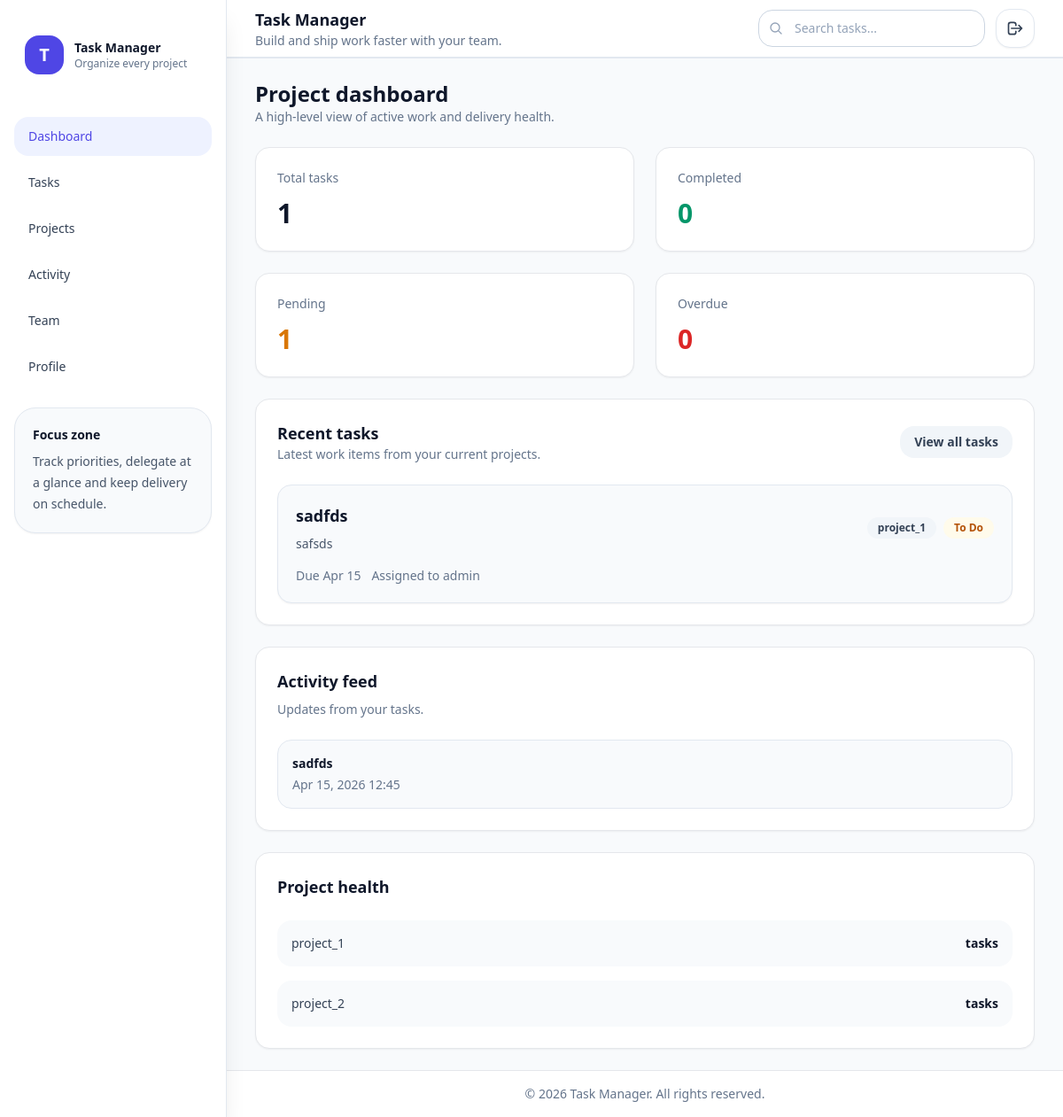
Page /dashboard/ (signed in) on the committed database.
### tasks/models.py (models this page shows, shortened)
class Task(models.Model):
    STATUS_CHOICES = [
        ("todo", "To Do"),
        ("in_progress", "In Progress"),
        ("review", "Review"),
        ("done", "Done"),
    ]
    PRIORITY_CHOICES = [
        ("low", "Low"),
        ("medium", "Medium"),
        ("high", "High"),
        ("urgent", "Urgent"),
    ]
    title = models.CharField(max_length=200)
    description = models.TextField(blank=True)
    project = models.ForeignKey(Project, on_delete=models.CASCADE, related_name="tasks")
    assigned_to = models.ForeignKey(settings.AUTH_USER_MODEL, on_delete=models.SET_NULL, null=True, blank=True, related_name="assigned_tasks")
    created_by = models.ForeignKey(settings.AUTH_USER_MODEL, on_delete=models.SET_NULL, null=True, related_name="created_tasks")
    labels = models.ManyToManyField(Label, blank=True, related_name="tasks")
    status = models.CharField(max_length=20, choices=STATUS_CHOICES, default="todo")
    priority = models.CharField(max_length=20, choices=PRIORITY_CHOICES, default="medium")
    due_date = models.DateField(blank=True, null=True)
    is_completed = models.BooleanField(default=False)
    order = models.PositiveIntegerField(default=0)
    created_at = models.DateTimeField(auto_now_add=True)
    updated_at = models.DateTimeField(auto_now=True)

class Project(models.Model):
    name = models.CharField(max_length=150)
    description = models.TextField(blank=True)
    owner = models.ForeignKey(settings.AUTH_USER_MODEL, on_delete=models.CASCADE, related_name="owned_projects")
    members = models.ManyToManyField(settings.AUTH_USER_MODEL, blank=True, related_name="projects")
    start_date = models.DateField(default=timezone.now)
    due_date = models.DateField(blank=True, null=True)
    is_archived = models.BooleanField(default=False)
    created_at = models.DateTimeField(auto_now_add=True)

### accounts/models.py (models this page shows, shortened)
class User(AbstractUser):
    ROLE_CHOICES = [
        ("admin", "Admin"),
        ("manager", "Manager"),
        ("member", "Member"),
    ]
    role = models.CharField(max_length=20, choices=ROLE_CHOICES, default="member")
    phone = models.CharField(max_length=20, blank=True)
    avatar = models.ImageField(upload_to="avatars/", blank=True, null=True)
    location = models.CharField(max_length=100, blank=True)
    bio = models.TextField(blank=True)

### accounts/views.py (the view)
# urls.py: path('dashboard/',views.dashboard,name='dashboard'),
@login_required
def dashboard(request):
    try:
        user_projects = Project.objects.filter(
            Q(owner=request.user) | Q(members=request.user)
        ).distinct()
        user_tasks = Task.objects.filter(
            Q(project__in=user_projects) |
            Q(assigned_to=request.user) |
            Q(created_by=request.user)
        ).select_related('project', 'assigned_to', 'created_by')
        stats = {
            'total_projects': user_projects.count(),
            'total_tasks': user_tasks.count(),
            'completed_tasks': user_tasks.filter(is_completed=True).count(),
            'in_progress_tasks': user_tasks.filter(status='in_progress').count(),
            'todo_tasks': user_tasks.filter(status='todo').count(),
        }
        context = {
            'stats': stats,
            'user_projects': user_projects,
            'user_tasks': user_tasks[:12],
            'recent_tasks': user_tasks.order_by('-id')[:5]
        }
        return render(request, "dashboard.html", context)
    except Exception as e:
        logger.critical(f"Dashboard error: {e}", exc_info=True)
        messages.error(request, "Unable to load dashboard")
        return redirect('login')

### templates/dashboard.html (shortened to what this page needs)
{% extends 'base.html' %}
{% block page_title %}Project dashboard{% endblock %}
{% block page_subtitle %}A high-level view of active work and delivery health.{% endblock %}
{% block content %}
<div class="grid gap-6 xl:grid-cols-[1.5fr_1fr]">
  <section class="space-y-6">
    <div class="grid grid-cols-1 md:grid-cols-2 xl:grid-cols-4 gap-6">
      <div class="rounded-2xl border bg-white p-6 shadow-sm transition hover:shadow-md">
        <p class="text-sm text-slate-500">Total tasks</p>
        <p class="mt-3 text-3xl font-semibold text-slate-900">{{ stats.total_tasks|default:'0' }}</p>
      </div>
      <div class="rounded-2xl border bg-white p-6 shadow-sm transition hover:shadow-md">
        <p class="text-sm text-slate-500">Completed</p>
        <p class="mt-3 text-3xl font-semibold text-emerald-600">{{ stats.completed_tasks|default:'0' }}</p>
      </div>
      <div class="rounded-2xl border bg-white p-6 shadow-sm transition hover:shadow-md">
        <p class="text-sm text-slate-500">Pending</p>
        <p class="mt-3 text-3xl font-semibold text-amber-600">{{ stats.todo_tasks|default:'0' }}</p>
      </div>
      <div class="rounded-2xl border bg-white p-6 shadow-sm transition hover:shadow-md">
        <p class="text-sm text-slate-500">Overdue</p>
        <p class="mt-3 text-3xl font-semibold text-red-600">{{ stats.in_progress_tasks|default:'0' }}</p>
      </div>
    </div>
    <div class="rounded-2xl border bg-white p-6 shadow-sm">
      <div class="flex flex-col gap-4 sm:flex-row sm:items-center sm:justify-between">
        <div>
          <h2 class="text-lg font-semibold text-slate-900">Recent tasks</h2>
          <p class="text-sm text-slate-500">Latest work items from your current projects.</p>
        </div>
        <a href="{% url 'task_list' %}" class="rounded-2xl bg-slate-100 px-4 py-2 text-sm font-semibold text-slate-700 hover:bg-slate-200">View all tasks</a>
      </div>
      <div class="mt-6 space-y-4">
        {% for task in recent_tasks %}
        <article class="rounded-2xl border border-slate-200 bg-slate-50 p-5 shadow-sm transition hover:border-indigo-200 hover:bg-white">
          <div class="flex flex-col gap-4 sm:flex-row sm:items-center sm:justify-between">
            <div>
              <h3 class="text-lg font-semibold text-slate-900">{{ task.title }}</h3>
              <p class="mt-2 text-sm text-slate-600">{{ task.description|truncatechars:90|default:'No description added.' }}</p>
            </div>
            <div class="flex flex-wrap items-center gap-2">
              <span class="rounded-full bg-slate-100 px-3 py-1 text-xs font-semibold text-slate-700">{{ task.project.name }}</span>
              <span class="rounded-full px-3 py-1 text-xs font-semibold
                {% if task.status == 'done' %}bg-emerald-50 text-emerald-700
                {% elif task.status == 'todo' %}bg-amber-50 text-amber-700
                {% elif task.status == 'in_progress' %}bg-sky-50 text-sky-700
                {% else %}bg-indigo-50 text-indigo-700{% endif %}">
                {{ task.get_status_display }}
              </span>
            </div>
          </div>
          <div class="mt-4 flex flex-wrap items-center gap-3 text-sm text-slate-500">
            <span>Due {{ task.due_date|date:'M j'|default:'—' }}</span>
            <span>Assigned to {{ task.assigned_to.get_full_name|default:task.assigned_to.username|default:'Unassigned' }}</span>
          </div>
        </article>
        {% empty %}
        <div class="rounded-2xl border border-dashed border-slate-300 bg-slate-50 p-8 text-center text-sm text-slate-500">No recent tasks yet.</div>
        {% endfor %}
      </div>
    </div>
  </section>
  <aside class="space-y-6">
    <div class="rounded-2xl border bg-white p-6 shadow-sm">
      <h2 class="text-lg font-semibold text-slate-900">Activity feed</h2>
      <p class="mt-2 text-sm text-slate-500">Updates from your tasks.</p>
      <div class="mt-6 space-y-4">
        {% for item in recent_tasks %}
        <div class="rounded-2xl border border-slate-200 bg-slate-50 p-4">
          <p class="text-sm font-semibold text-slate-900">{{ item.title }}</p>
          <p class="mt-1 text-sm text-slate-500">{{ item.updated_at|date:'M j, Y H:i' }}</p>
        </div>
        {% empty %}
        <p class="text-sm text-slate-500">No activity available.</p>
        {% endfor %}
      </div>
    </div>
    <div class="rounded-2xl border bg-white p-6 shadow-sm">
      <h2 class="text-lg font-semibold text-slate-900">Project health</h2>
      <div class="mt-6 grid gap-4">
        {% for project in user_projects %}
        <div class="rounded-2xl bg-slate-50 p-4">
          <div class="flex items-center justify-between gap-3 text-sm text-slate-700">
            <span>{{ project.name }}</span>
            <span class="font-semibold text-slate-900">{{ project.task_set.count }} tasks</span>
          </div>
        </div>
        {% empty %}
        <p class="text-sm text-slate-500">No project health data found.</p>
        {% endfor %}
      </div>
    </div>
  </aside>
</div>
{% endblock %}

### rows in the picture
Task: title "sadfds", description "safsds", project.name "project_1", status "To Do", due_date "Apr 15", assigned_to.get_full_name "admin", updated_at "Apr 15, 2026 12:45"
Project: name "project_1"
Project: name "project_2"

### other values in the picture
{{ stats.total_tasks|default:'0' }} "1"
{{ stats.completed_tasks|default:'0' }} "0"
{{ stats.todo_tasks|default:'0' }} "1"
{{ stats.in_progress_tasks|default:'0' }} "0"
